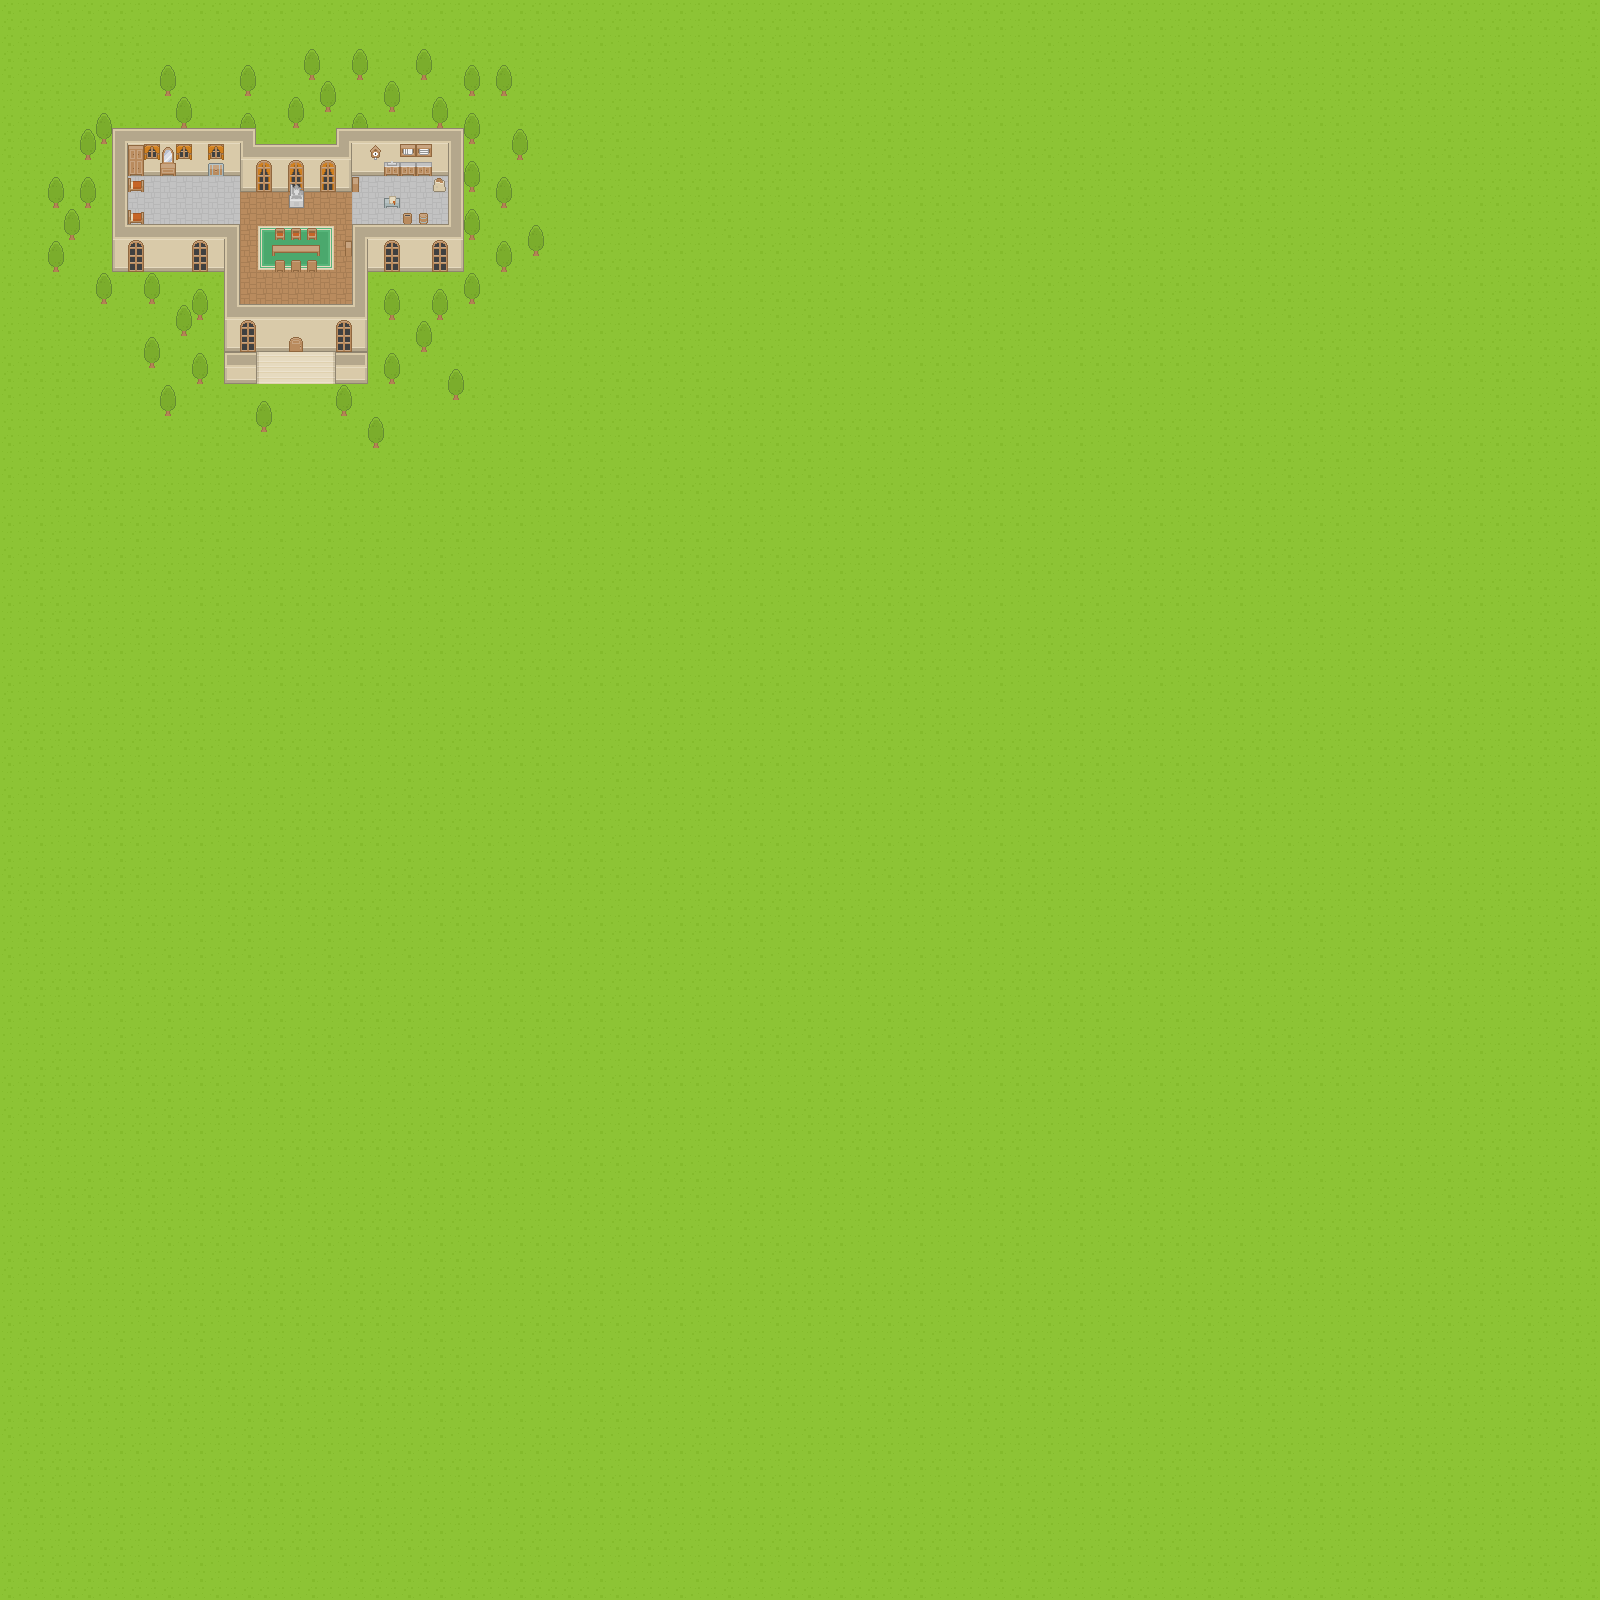

A level layout from a 2D game, rendered from its tile map. Below: a short description, then the map file with tile-grid data replaced by summaries:
An orthogonal 100x100 tile map with 16x16 px tiles, 4 tile layers (Floor, Carpet, Objects, Details) and 29 objects (26x wall, player, adventurer, ranking).

<map version="1.2" tiledversion="1.2.4" orientation="orthogonal" renderorder="right-down" width="100" height="100" tilewidth="16" tileheight="16" infinite="0" backgroundcolor="#000000" nextlayerid="6" nextobjectid="35">
 <tileset firstgid="1" name="roguelikeSheet_transparent" tilewidth="16" tileheight="16" spacing="1" tilecount="1767" columns="57">
  <image source="../images/map/roguelike_rpg_transparent.png" width="968" height="526" />
 </tileset>
 <layer id="1" name="Floor" width="100" height="100">
  <data>[10000 cells, 10000 non-empty, 18 distinct tile ids]</data>
 </layer>
 <layer id="2" name="Carpet" width="100" height="100">
  <data>[10000 cells, 109 non-empty, 14 distinct tile ids]</data>
 </layer>
 <layer id="3" name="Objects" width="100" height="100">
  <data>[10000 cells, 52 non-empty, 30 distinct tile ids]</data>
 </layer>
 <layer id="4" name="Details" width="100" height="100">
  <data>[10000 cells, 5 non-empty, 3 distinct tile ids]</data>
 </layer>
 <objectgroup id="5" name="obstacles">
  <object id="1" name="player" x="288.545" y="278.909" width="15.2716" height="14.724" />
  <object id="4" name="wall" x="224.557" y="305.002" width="142.902" height="15" />
  <object id="5" name="wall" x="224.49" y="225" width="12.008" height="79.9876" />
  <object id="6" name="wall" x="355.266" y="225" width="12.376" height="79.6193" />
  <object id="7" name="wall" x="112.756" y="225" width="111.726" height="14.9902" />
  <object id="8" name="wall" x="112.723" y="149.643" width="12.008" height="75.2603" />
  <object id="9" name="wall" x="128.36" y="213.461" width="12.5535" height="10.3512" />
  <object id="10" name="wall" x="128.269" y="181.006" width="12.5535" height="1.16938" />
  <object id="11" name="wall" x="125.228" y="150" width="118.09" height="14.9902" />
  <object id="12" name="wall" x="243.451" y="150" width="12.008" height="30" />
  <object id="13" name="wall" x="255.773" y="150" width="79.9078" height="30" />
  <object id="14" name="wall" x="336.36" y="150" width="12.008" height="30" />
  <object id="15" name="wall" x="348.773" y="150.323" width="101.726" height="14.9902" />
  <object id="16" name="adventurer" x="291.723" y="180.273" width="9.64436" height="15.2727" />
  <object id="19" name="wall" x="352" y="177.222" width="4.55345" height="2.72727" />
  <object id="20" name="wall" x="436.996" y="180.364" width="4.55345" height="2.72727" />
  <object id="21" name="wall" x="450.996" y="150.364" width="12.008" height="89.6364" />
  <object id="22" name="wall" x="367.955" y="225" width="82.8169" height="14.9902" />
  <object id="23" name="wall" x="405.36" y="213.909" width="2.46254" height="11.1818" />
  <object id="24" name="wall" x="423.36" y="213.727" width="2.37163" height="11.3636" />
  <object id="26" name="ranking" x="387.451" y="196.818" width="9.82618" height="1.27272" />
  <object id="27" name="wall" x="347.541" y="241.727" width="4.55345" height="2.72727" />
  <object id="28" name="wall" x="274.451" y="244.909" width="42.9171" height="0.72727" />
  <object id="29" name="wall" x="278.007" y="260.409" width="2.7921" height="0.72727" />
  <object id="30" name="wall" x="294.698" y="260.511" width="2.6046" height="0.72727" />
  <object id="31" name="wall" x="311.448" y="260.449" width="2.6046" height="0.72727" />
  <object id="32" name="wall" x="277.479" y="228.449" width="2.7921" height="0.72727" />
  <object id="33" name="wall" x="294.604" y="228.449" width="2.7921" height="0.72727" />
  <object id="34" name="wall" x="311.604" y="228.261" width="2.7921" height="0.72727" />
 </objectgroup>
</map>
